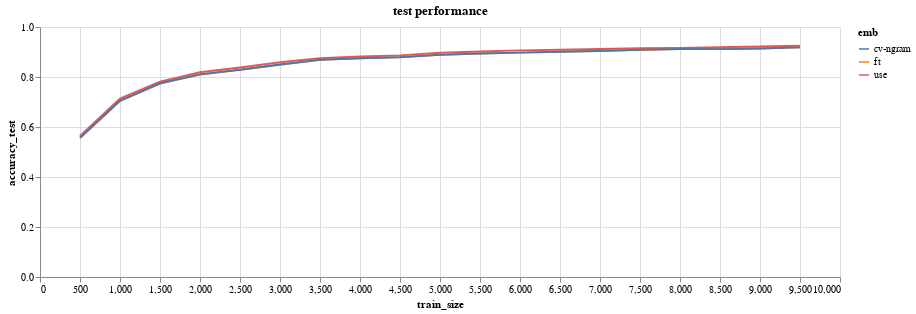

The notebook cell this image was saved under:
### Markdown cell above
## Results 

Protips for doing benchmarks. 

1. Run the beta test. We just did this. 
2. Add in a super simple benchmark. 
3. Check the effect of training data size. 

My original benchmark actually did this. I also added a model that uses *no* embeddings. 

The results are summarised below:

### Code cell
(alt.Chart(df.loc[lambda d: d['dataset'] == 'scope'])
      .mark_line()
      .encode(x='train_size', y='accuracy_test', color=alt.Color('emb'))
      .properties(width=800, height=250, title=f"test performance")
      .interactive())

### Figure 1 — Vega-Lite specification as saved in the notebook (floating-point values rounded to 4 significant figures)
{"config": {"view": {"continuousWidth": 400, "continuousHeight": 300}}, "data": {"name": "data-449cc46418f2705b725d791651b0525c"}, "mark": "line", "encoding": {"color": {"type": "nominal", "field": "emb"}, "x": {"type": "quantitative", "field": "train_size"}, "y": {"type": "quantitative", "field": "accuracy_test"}}, "height": 250, "selection": {"selector001": {"type": "interval", "bind": "scales", "encodings": ["x", "y"]}}, "title": "test performance", "width": 800, "$schema": "https://vega.github.io/schema/vega-lite/v4.8.1.json", "datasets": {"data-449cc46418f2705b725d791651b0525c": [{"dataset": "scope", "model": "lr", "emb": "ft", "train_size": 500, "test_size": 4000, "accuracy_test": 0.5563, "accuracy_train": 1.0, "pred_time": 0.3712, "time_taken": 2.56}, {"dataset": "scope", "model": "lr", "emb": "ft", "train_size": 500, "test_size": 4000, "accuracy_test": 0.5563, "accuracy_train": 1.0, "pred_time": 0.3798, "time_taken": 2.74}, {"dataset": "scope", "model": "lr", "emb": "ft", "train_size": 1000, "test_size": 4000, "accuracy_test": 0.7048, "accuracy_train": 0.999, "pred_time": 0.3871, "time_taken": 5.97}, {"dataset": "scope", "model": "lr", "emb": "ft", "train_size": 1500, "test_size": 4000, "accuracy_test": 0.774, "accuracy_train": 0.9987, "pred_time": 0.3794, "time_taken": 12.37}, {"dataset": "scope", "model": "lr", "emb": "ft", "train_size": 2000, "test_size": 4000, "accuracy_test": 0.8103, "accuracy_train": 0.9995, "pred_time": 0.3808, "time_taken": 14.11}, {"dataset": "scope", "model": "lr", "emb": "ft", "train_size": 2500, "test_size": 4000, "accuracy_test": 0.8288, "accuracy_train": 0.9984, "pred_time": 0.3881, "time_taken": 18.72}, {"dataset": "scope", "model": "lr", "emb": "ft", "train_size": 3000, "test_size": 4000, "accuracy_test": 0.8493, "accuracy_train": 0.998, "pred_time": 0.382, "time_taken": 23.23}, {"dataset": "scope", "model": "lr", "emb": "ft", "train_size": 3500, "test_size": 4000, "accuracy_test": 0.8685, "accuracy_train": 0.9977, "pred_time": 0.3794, "time_taken": 30.12}, {"dataset": "scope", "model": "lr", "emb": "ft", "train_size": 4000, "test_size": 4000, "accuracy_test": 0.8753, "accuracy_train": 0.997, "pred_time": 0.3778, "time_taken": 36.35}, {"dataset": "scope", "model": "lr", "emb": "ft", "train_size": 4500, "test_size": 4000, "accuracy_test": 0.8795, "accuracy_train": 0.9969, "pred_time": 0.3789, "time_taken": 40.89}, {"dataset": "scope", "model": "lr", "emb": "ft", "train_size": 5000, "test_size": 4000, "accuracy_test": 0.8888, "accuracy_train": 0.996, "pred_time": 0.3802, "time_taken": 48.31}, {"dataset": "scope", "model": "lr", "emb": "ft", "train_size": 5500, "test_size": 4000, "accuracy_test": 0.8943, "accuracy_train": 0.9956, "pred_time": 0.3786, "time_taken": 52.95}, {"dataset": "scope", "model": "lr", "emb": "ft", "train_size": 6000, "test_size": 4000, "accuracy_test": 0.8975, "accuracy_train": 0.9957, "pred_time": 0.3779, "time_taken": 59.11}, {"dataset": "scope", "model": "lr", "emb": "ft", "train_size": 6500, "test_size": 4000, "accuracy_test": 0.9008, "accuracy_train": 0.9958, "pred_time": 0.3805, "time_taken": 82.49}, {"dataset": "scope", "model": "lr", "emb": "ft", "train_size": 7000, "test_size": 4000, "accuracy_test": 0.9045, "accuracy_train": 0.996, "pred_time": 0.3836, "time_taken": 90.78}, {"dataset": "scope", "model": "lr", "emb": "ft", "train_size": 7500, "test_size": 4000, "accuracy_test": 0.9093, "accuracy_train": 0.9961, "pred_time": 0.3861, "time_taken": 98.64}, {"dataset": "scope", "model": "lr", "emb": "ft", "train_size": 8000, "test_size": 4000, "accuracy_test": 0.912, "accuracy_train": 0.9956, "pred_time": 0.3847, "time_taken": 106.3}, {"dataset": "scope", "model": "lr", "emb": "ft", "train_size": 8500, "test_size": 4000, "accuracy_test": 0.9118, "accuracy_train": 0.9955, "pred_time": 0.3793, "time_taken": 115.8}, {"dataset": "scope", "model": "lr", "emb": "ft", "train_size": 9000, "test_size": 4000, "accuracy_test": 0.914, "accuracy_train": 0.9954, "pred_time": 0.3827, "time_taken": 124.8}, {"dataset": "scope", "model": "lr", "emb": "ft", "train_size": 9500, "test_size": 4000, "accuracy_test": 0.9185, "accuracy_train": 0.9945, "pred_time": 0.3847, "time_taken": 133.4}, {"dataset": "scope", "model": "lr", "emb": "use", "train_size": 500, "test_size": 4000, "accuracy_test": 0.564, "accuracy_train": 1.0, "pred_time": 4.3, "time_taken": 8.74}, {"dataset": "scope", "model": "lr", "emb": "use", "train_size": 1000, "test_size": 4000, "accuracy_test": 0.7133, "accuracy_train": 1.0, "pred_time": 4.303, "time_taken": 16.01}, {"dataset": "scope", "model": "lr", "emb": "use", "train_size": 1500, "test_size": 4000, "accuracy_test": 0.7815, "accuracy_train": 0.9987, "pred_time": 4.322, "time_taken": 22.46}, {"dataset": "scope", "model": "lr", "emb": "use", "train_size": 2000, "test_size": 4000, "accuracy_test": 0.819, "accuracy_train": 0.9995, "pred_time": 4.328, "time_taken": 29.61}, {"dataset": "scope", "model": "lr", "emb": "use", "train_size": 2500, "test_size": 4000, "accuracy_test": 0.8378, "accuracy_train": 0.9984, "pred_time": 4.312, "time_taken": 38.75}, {"dataset": "scope", "model": "lr", "emb": "use", "train_size": 3000, "test_size": 4000, "accuracy_test": 0.8593, "accuracy_train": 0.998, "pred_time": 4.292, "time_taken": 45.35}, {"dataset": "scope", "model": "lr", "emb": "use", "train_size": 3500, "test_size": 4000, "accuracy_test": 0.8755, "accuracy_train": 0.998, "pred_time": 4.302, "time_taken": 57.41}, {"dataset": "scope", "model": "lr", "emb": "use", "train_size": 4000, "test_size": 4000, "accuracy_test": 0.8818, "accuracy_train": 0.9973, "pred_time": 4.298, "time_taken": 66.41}, {"dataset": "scope", "model": "lr", "emb": "use", "train_size": 4500, "test_size": 4000, "accuracy_test": 0.8865, "accuracy_train": 0.9973, "pred_time": 4.297, "time_taken": 70.1}, {"dataset": "scope", "model": "lr", "emb": "use", "train_size": 5000, "test_size": 4000, "accuracy_test": 0.8968, "accuracy_train": 0.9962, "pred_time": 4.304, "time_taken": 77.83}, {"dataset": "scope", "model": "lr", "emb": "use", "train_size": 5500, "test_size": 4000, "accuracy_test": 0.9018, "accuracy_train": 0.996, "pred_time": 4.286, "time_taken": 86.89}, {"dataset": "scope", "model": "lr", "emb": "use", "train_size": 6000, "test_size": 4000, "accuracy_test": 0.9065, "accuracy_train": 0.9965, "pred_time": 4.321, "time_taken": 123.9}, {"dataset": "scope", "model": "lr", "emb": "use", "train_size": 6500, "test_size": 4000, "accuracy_test": 0.9093, "accuracy_train": 0.9965, "pred_time": 4.301, "time_taken": 136.0}, {"dataset": "scope", "model": "lr", "emb": "use", "train_size": 7000, "test_size": 4000, "accuracy_test": 0.912, "accuracy_train": 0.9966, "pred_time": 4.292, "time_taken": 148.7}, {"dataset": "scope", "model": "lr", "emb": "use", "train_size": 7500, "test_size": 4000, "accuracy_test": 0.915, "accuracy_train": 0.9963, "pred_time": 4.327, "time_taken": 178.4}, {"dataset": "scope", "model": "lr", "emb": "use", "train_size": 8000, "test_size": 4000, "accuracy_test": 0.9165, "accuracy_train": 0.9964, "pred_time": 4.32, "time_taken": 179.5}, {"dataset": "scope", "model": "lr", "emb": "use", "train_size": 8500, "test_size": 4000, "accuracy_test": 0.919, "accuracy_train": 0.9962, "pred_time": 4.291, "time_taken": 194.0}, {"dataset": "scope", "model": "lr", "emb": "use", "train_size": 9000, "test_size": 4000, "accuracy_test": 0.9218, "accuracy_train": 0.996, "pred_time": 4.31, "time_taken": 206.8}, {"dataset": "scope", "model": "lr", "emb": "use", "train_size": 9500, "test_size": 4000, "accuracy_test": 0.9248, "accuracy_train": 0.9957, "pred_time": 4.291, "time_taken": 220.6}, {"dataset": "scope", "model": "lr", "emb": "cv-ngram", "train_size": 500, "test_size": 4000, "accuracy_test": 0.5568, "accuracy_train": 1.0, "pred_time": 0.1737, "time_taken": 0.86}, {"dataset": "scope", "model": "lr", "emb": "cv-ngram", "train_size": 1000, "test_size": 4000, "accuracy_test": 0.7048, "accuracy_train": 0.999, "pred_time": 0.1765, "time_taken": 1.51}, {"dataset": "scope", "model": "lr", "emb": "cv-ngram", "train_size": 1500, "test_size": 4000, "accuracy_test": 0.7748, "accuracy_train": 0.9987, "pred_time": 0.1764, "time_taken": 2.18}, {"dataset": "scope", "model": "lr", "emb": "cv-ngram", "train_size": 2000, "test_size": 4000, "accuracy_test": 0.8105, "accuracy_train": 0.9995, "pred_time": 0.1766, "time_taken": 2.96}, {"dataset": "scope", "model": "lr", "emb": "cv-ngram", "train_size": 2500, "test_size": 4000, "accuracy_test": 0.8293, "accuracy_train": 0.9984, "pred_time": 0.1762, "time_taken": 3.82}, {"dataset": "scope", "model": "lr", "emb": "cv-ngram", "train_size": 3000, "test_size": 4000, "accuracy_test": 0.85, "accuracy_train": 0.998, "pred_time": 0.1769, "time_taken": 4.57}, {"dataset": "scope", "model": "lr", "emb": "cv-ngram", "train_size": 3500, "test_size": 4000, "accuracy_test": 0.869, "accuracy_train": 0.9977, "pred_time": 0.1765, "time_taken": 5.35}, {"dataset": "scope", "model": "lr", "emb": "cv-ngram", "train_size": 4000, "test_size": 4000, "accuracy_test": 0.8753, "accuracy_train": 0.997, "pred_time": 0.1782, "time_taken": 6.15}, {"dataset": "scope", "model": "lr", "emb": "cv-ngram", "train_size": 4500, "test_size": 4000, "accuracy_test": 0.879, "accuracy_train": 0.9969, "pred_time": 0.1768, "time_taken": 7.43}, {"dataset": "scope", "model": "lr", "emb": "cv-ngram", "train_size": 5000, "test_size": 4000, "accuracy_test": 0.8885, "accuracy_train": 0.996, "pred_time": 0.1779, "time_taken": 9.02}, {"dataset": "scope", "model": "lr", "emb": "cv-ngram", "train_size": 5500, "test_size": 4000, "accuracy_test": 0.894, "accuracy_train": 0.9956, "pred_time": 0.1773, "time_taken": 9.72}, {"dataset": "scope", "model": "lr", "emb": "cv-ngram", "train_size": 6000, "test_size": 4000, "accuracy_test": 0.8975, "accuracy_train": 0.9955, "pred_time": 0.1767, "time_taken": 12.23}, {"dataset": "scope", "model": "lr", "emb": "cv-ngram", "train_size": 6500, "test_size": 4000, "accuracy_test": 0.9008, "accuracy_train": 0.9958, "pred_time": 0.1772, "time_taken": 13.85}, {"dataset": "scope", "model": "lr", "emb": "cv-ngram", "train_size": 7000, "test_size": 4000, "accuracy_test": 0.9038, "accuracy_train": 0.996, "pred_time": 0.1762, "time_taken": 20.67}, {"dataset": "scope", "model": "lr", "emb": "cv-ngram", "train_size": 7500, "test_size": 4000, "accuracy_test": 0.9085, "accuracy_train": 0.9961, "pred_time": 0.1766, "time_taken": 24.64}, {"dataset": "scope", "model": "lr", "emb": "cv-ngram", "train_size": 8000, "test_size": 4000, "accuracy_test": 0.912, "accuracy_train": 0.9956, "pred_time": 0.1762, "time_taken": 26.94}, {"dataset": "scope", "model": "lr", "emb": "cv-ngram", "train_size": 8500, "test_size": 4000, "accuracy_test": 0.9115, "accuracy_train": 0.9955, "pred_time": 0.178, "time_taken": 33.41}, {"dataset": "scope", "model": "lr", "emb": "cv-ngram", "train_size": 9000, "test_size": 4000, "accuracy_test": 0.9138, "accuracy_train": 0.9953, "pred_time": 0.1759, "time_taken": 31.29}, {"dataset": "scope", "model": "lr", "emb": "cv-ngram", "train_size": 9500, "test_size": 4000, "accuracy_test": 0.9185, "accuracy_train": 0.9944, "pred_time": 0.1762, "time_taken": 33.87}]}}
